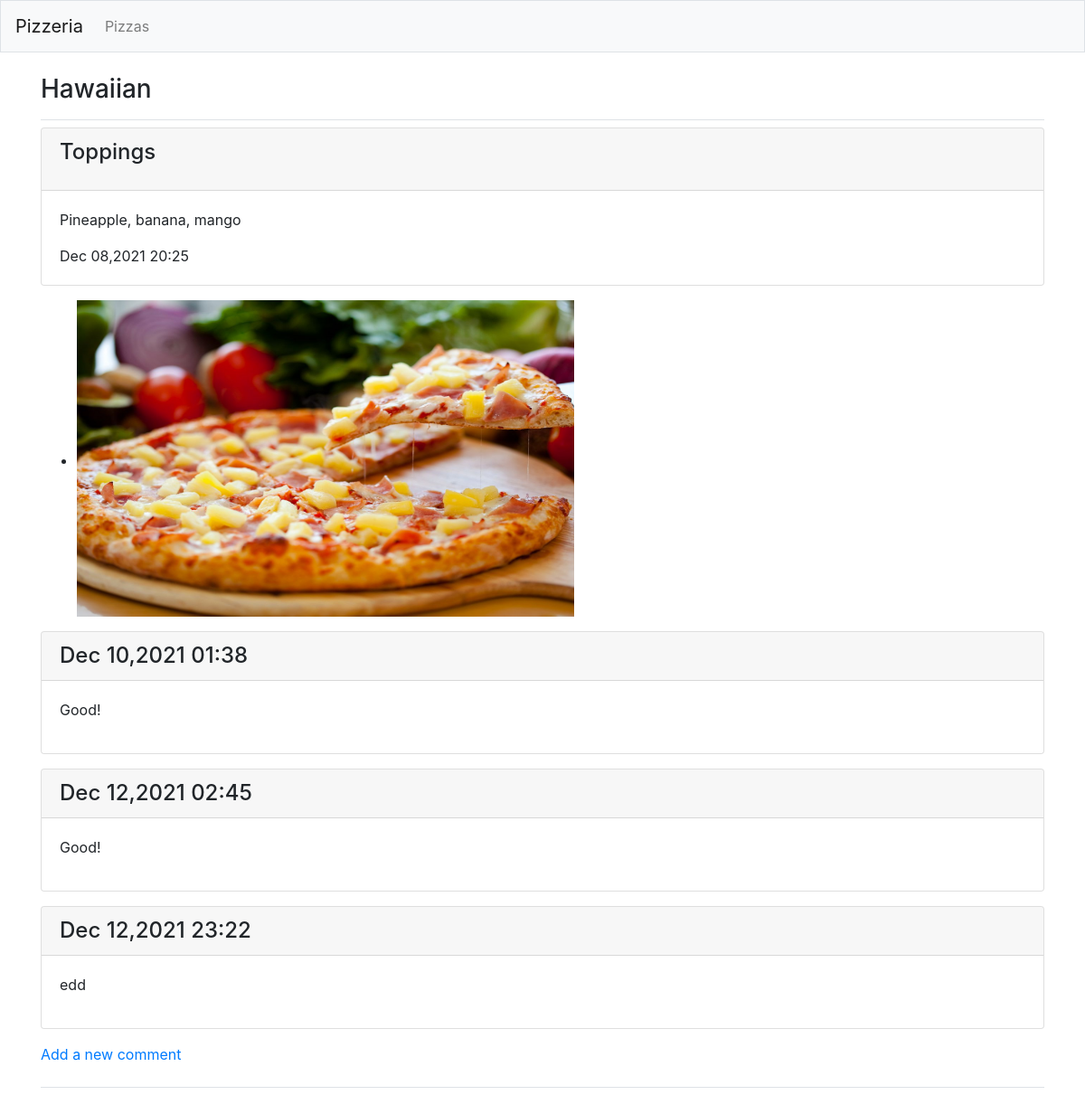
Before: /pizzas1/1/ with the older database file.
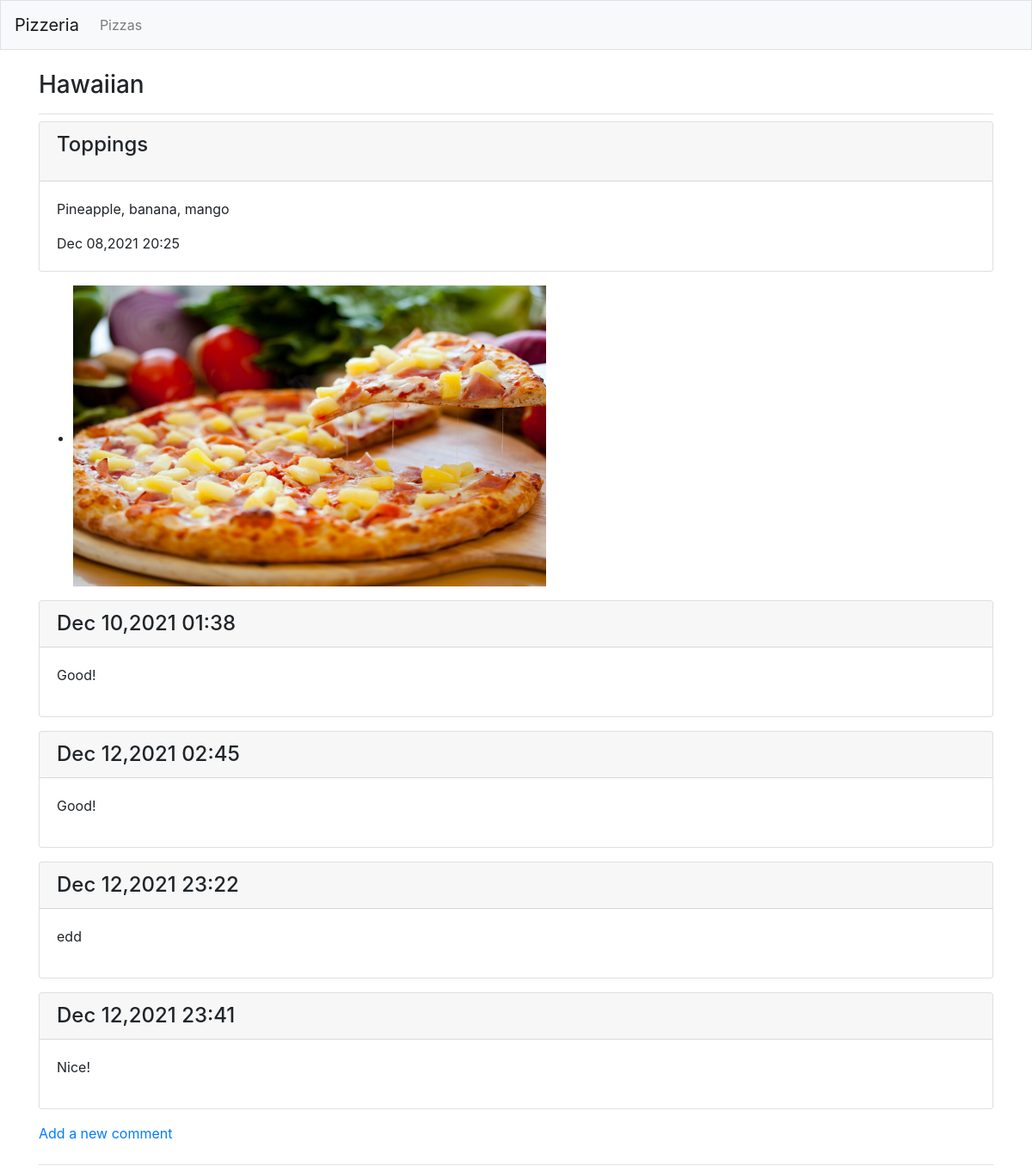
After: the same page with the newer database file.
### pizzas/models.py (models this page shows, shortened)
class Pizza(models.Model):
    name = models.CharField(max_length=200)
    date_added = models.DateTimeField(auto_now_add=True)
    def __str__(self):
        return self.name

class Topping(models.Model):
    pizza = models.ForeignKey(Pizza, on_delete=models.CASCADE)
    name = models.TextField()
    date_added = models.DateTimeField(auto_now_add=True)

class Image(models.Model):
    pizza = models.ForeignKey(Pizza, on_delete=models.CASCADE)
    image = models.ImageField()

class Comment(models.Model):
    pizza = models.ForeignKey(Pizza, on_delete=models.CASCADE)
    name = models.TextField()
    date_added = models.DateTimeField(auto_now_add=True)

### pizzas/views.py (the view)
# urls.py: path('pizzas1/<int:pizzas2_id>/',views.pizzas2,name='pizzas2'),
def pizzas2(request,pizzas2_id):
    pizzas2 = Pizza.objects.get(id=pizzas2_id)
    toppings = pizzas2.topping_set.all()
    comment = pizzas2.comment_set.all()
    image  = Image.objects.get(pizza=pizzas2)
    print(image)
    context = {'pizzas2':pizzas2, 'toppings':toppings, 'comment':comment,'image':image}
    return render(request,'pizzas/pizzas2.html',context)

### pizzas/templates/pizzas/pizzas2.html (shortened to what this page needs)
{% extends "pizzas/base.html" %}
{% load static %}
{% block page_header %}
<h3>{{ pizzas2 }}</h3>
{% endblock page_header %}
{% block content %}
{% for t in toppings %}
    <div class="card mb-3">
        <h4 class="card-header">
            <p>Toppings</p>
        </h4>
        <div class="card-body">
            {{ t.name | linebreaks}}
            {{ t.date_added | date:'M d,Y H:i' }}
        </div>
    </div>
        {% endfor %}
<ul>
    <li><h3>
        <img src="{{ image.image.url }}" alt="Pizzeria" width="550" height="350">
    </h3></li>
</ul>
{% for c in comment %}
    <div class="card mb-3">
        <h4 class="card-header">
            {{ c.date_added | date:'M d,Y H:i' }}
        </h4>
        <div class="card-body">
            {{ c.name | linebreaks}}
        </div>
    </div>
    {% empty %}
        <p>There are no comments for this pizza yet.</p>
        {% endfor %}
        <p>
            <a href="{% url 'pizzas:new_comment' pizzas2.id %}">Add a new comment</a>
        </p>
{% endblock content %}

### pizzas/templates/pizzas/base.html (shortened to what this page needs)
{% load bootstrap4 %}
<!doctype html>
<html lang="en">
<head>
    {% bootstrap_css %}
</head>
<body>
    <nav class="navbar navbar-expand-md navbar-light bg-light mb-4 border">
        <a class="navbar-brand" href="{% url 'pizzas:index'%}">
            Pizzeria</a>
        <div class="collapse navbar-collapse" id="navbarCollapse">
            <ul class="navbar-nav mr-auto">
                <li class="nav-item">
                    <a class="nav-link" href="{% url 'pizzas:pizzas1'%}">
                        Pizzas</a></li>
            </ul>
        </div>
    </nav>
    <main role="main" class="container">
        <div class="pb-2 mb-2 border-bottom">
            {% block page_header %}{% endblock page_header %}
        </div>
        <div class="pb-2 mb-2 border-bottom">
            {% block content %}{% endblock content %}
        </div>
    </main>
</body>
</html>

Changed rows visible on the page:
added Comment: date_added "Dec 12,2021 23:41", name "Nice!"
